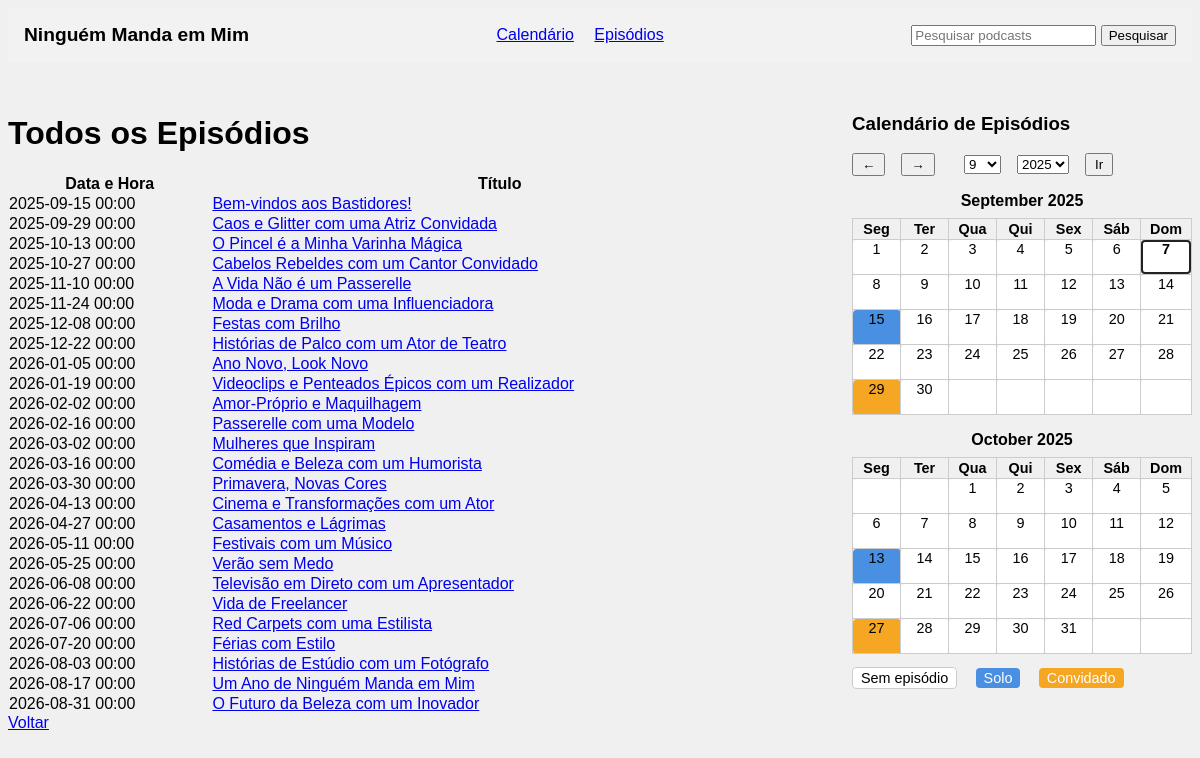
Before: /all_episodes with the older database file.
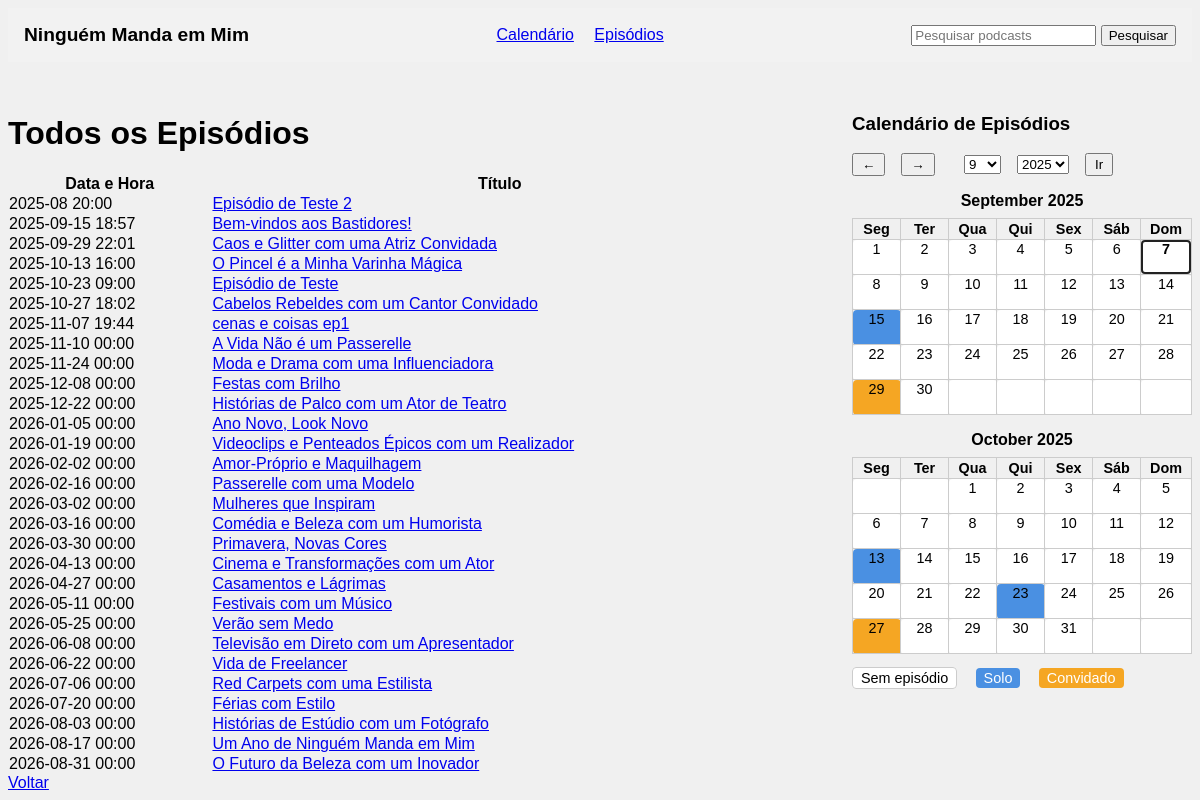
After: the same page with the newer database file.
### tables this page shows
CREATE TABLE episodes (
        id INTEGER PRIMARY KEY AUTOINCREMENT,
        podcast_id INTEGER,
        title TEXT NOT NULL,
        description TEXT,
        scheduled_date TIMESTAMP,
        type TEXT,
        guest TEXT,
        theme TEXT,
        announcement TEXT,
        FOREIGN KEY(podcast_id) REFERENCES podcasts(id)
    );

### routes/podcast_routes.py (the view)
@podcast_bp.route('/all_episodes')
def all_episodes():
    date_filter = request.args.get('date')
    conn = sqlite3.connect(DB_PATH)
    cursor = conn.cursor()
    try:
        if date_filter:
            cursor.execute('SELECT id, scheduled_date, title FROM episodes WHERE scheduled_date LIKE ? ORDER BY scheduled_date ASC', (f'{date_filter}%',))
        else:
            cursor.execute('SELECT id, scheduled_date, title FROM episodes ORDER BY scheduled_date ASC')
        episodes = [{'id': eid, 'scheduled_date': sd, 'title': t} for eid, sd, t in cursor.fetchall()]
    except sqlite3.OperationalError:
        episodes = []
    conn.close()
    return render_template('all_episodes.html', episodes=episodes)

### app.py (called while the page is built)
@app.context_processor
def inject_today():
    return dict(today=date.today())

def jinja_strftime(value, fmt='%Y-%m-%d'):
    return value.strftime(fmt) if value else ''

### routes/podcast_routes.py (called while the page is built)
@podcast_bp.context_processor
def inject_calendar():
    from datetime import date
    today = date.today()
    offset = 0
    nav = request.args.get('calnav')
    jump_month = request.args.get('jump_month')
    jump_year = request.args.get('jump_year')
    if nav == 'prev':
        offset = int(request.args.get('offset', 0)) - 1
    elif nav == 'next':
        offset = int(request.args.get('offset', 0)) + 1
    elif nav == 'jump' and jump_month and jump_year:
        return {'calendar_months': get_calendar_data(0, jump_month, jump_year), 'offset': 0}
    else:
        offset = int(request.args.get('offset', 0))
    calendar_months = get_calendar_data(offset)
    return dict(calendar_months=calendar_months, offset=offset, today=today)

### templates/all_episodes.html (shortened to what this page needs)
<!DOCTYPE html>
<html lang="en">
<head>
    <link rel="stylesheet" href="/static/custom.css">
</head>
<body>
    {% include 'menu.html' %}
    <div style="display:flex; flex-direction:row; align-items:flex-start;">
        <div style="flex:1;">
            <h1>Todos os Episódios</h1>
            <table style="width:100%; border-collapse:collapse;">
                <thead>
                    <tr>
                        <th>Data e Hora</th>
                        <th>Título</th>
                    </tr>
                </thead>
                <tbody>
                    {% for episode in episodes %}
                    <tr>
                        <td>{{ episode.scheduled_date|replace('T', ' ') }}</td>
                        <td>
                            <a href="/episode/{{ episode.id }}">{{ episode.title }}</a>
                        </td>
                    </tr>
                    {% endfor %}
                </tbody>
            </table>
            <a href="/">Voltar</a>
        </div>
        <div style="margin-left:2em;">
            {% include 'calendar.html' %}
        </div>
    </div>
</body>
</html>

### templates/menu.html
<nav style="background: #f2f2f2; padding: 1em; margin-bottom: 2em; display: flex; justify-content: space-between; align-items: center;">
    <span style="font-weight: bold; font-size: 1.2em;">Ninguém Manda em Mim</span>
    <div>
    <a href="/calendar_view">Calendário</a>
    <a href="/all_episodes" style="margin-left:1em;">Episódios</a>
    </div>
    <form action="/search" method="get" style="margin: 0;">
        <input type="text" name="q" placeholder="Pesquisar podcasts">
        <button type="submit">Pesquisar</button>
    </form>
</nav>

### templates/calendar.html (shortened to what this page needs)
{% set colors = {'none': '#fff', 'solo': '#4a90e2', 'guest': '#f5a623'} %}
<div style="width:340px; margin-left:2em;">
    <h3>Calendário de Episódios</h3>
    <form method="get" action="" style="margin-bottom:1em; display:flex; gap:1em; align-items:center;">
        <button type="submit" name="calnav" value="prev" style="padding:2px 8px;">&#8592;</button>
        <button type="submit" name="calnav" value="next" style="padding:2px 8px;">&#8594;</button>
        <select name="jump_month" style="margin-left:1em;">
            {% for m in range(1,13) %}
            <option value="{{ m }}"{% if m == today.month %} selected{% endif %}>{{ m }}</option>
            {% endfor %}
        </select>
        <select name="jump_year">
            {% for y in range(today.year-2, today.year+3) %}
            <option value="{{ y }}"{% if y == today.year %} selected{% endif %}>{{ y }}</option>
            {% endfor %}
        </select>
        <button type="submit" name="calnav" value="jump" style="padding:2px 8px;">Ir</button>
    </form>
    <div style="display:block;">
        {% for month in calendar_months %}
        <table style="border-collapse:collapse; width:100%; margin-bottom:1em;">
            <caption style="font-weight:bold; margin-bottom:0.5em;">
                <a href="/calendar_view?mode=month&date={{ month['year'] }}-{{ '%02d' % month['num'] }}-01" style="color:inherit; text-decoration:none;">
                    {{ month['name'] }} {{ month['year'] }}
                </a>
            </caption>
            <thead>
                <tr>
                    {% for d in ['Seg', 'Ter', 'Qua', 'Qui', 'Sex', 'Sáb', 'Dom'] %}
                    <th style="padding:2px; font-size:0.9em; border:1px solid #ccc;">{{ d }}</th>
                    {% endfor %}
                </tr>
            </thead>
            <tbody>
                {% for week in month['weeks'] %}
                <tr>
                    {% for day in week %}
                    {% set info = day['info'] %}
                    {% set is_today = day['date'] and day['date'] == today %}
                    {% set cell_style = "width:32px; height:32px; text-align:center; background:%s; border:1px solid #ccc; border-radius:4px; font-size:0.9em;" % colors[info] %}
                    {% if is_today %}
                        {% set cell_style = cell_style + ' box-shadow:0 0 0 2px #222 inset; font-weight:bold;' %}
                    {% endif %}
                    <td style="{{ cell_style }}" title="{% if day['episode'] %}{{ day['episode'] }}{% endif %}">
                        {% if day['date'] %}
                            <a href="/calendar_view?mode=day&date={{ day['date']|strftime('%Y-%m-%d') }}" style="display:flex; align-items:center; justify-content:center; color:inherit; text-decoration:none; width:100%; height:100%;">
                                <span style="display:inline-block; width:100%; height:100%; text-align:center; vertical-align:middle;">{{ day['date'].day }}</span>
                            </a>
                        {% endif %}
                    </td>
                    {% endfor %}
                </tr>
                {% endfor %}
            </tbody>
        </table>
        {% endfor %}
    </div>
    <div style="margin-top:1em; font-size:0.9em;">
        <span style="background:#fff; padding:2px 8px; border:1px solid #ccc; border-radius:4px;">Sem episódio</span>
        <span style="background:#4a90e2; color:#fff; padding:2px 8px; border-radius:4px; margin-left:1em;">Solo</span>
        <span style="background:#f5a623; color:#fff; padding:2px 8px; border-radius:4px; margin-left:1em;">Convidado</span>
    </div>
</div>

### static/custom.css (style rules this page uses)
body { font-family: Arial, sans-serif; background-color: #f0f0f0; }

Changed rows visible on the page:
added episodes: scheduled_date "2025-08 20:00", title "Episódio de Teste 2", shown under "Todos os Episódios"
changed episodes "Bem-vindos aos Bastidores!": scheduled_date "2025-09-15 00:00" → "2025-09-15 18:57"
changed episodes "Caos e Glitter com uma Atriz Convidada": scheduled_date "2025-09-29 00:00" → "2025-09-29 22:01"
changed episodes "O Pincel é a Minha Varinha Mágica": scheduled_date "2025-10-13 00:00" → "2025-10-13 16:00"
added episodes: scheduled_date "2025-10-23 09:00", title "Episódio de Teste", date.day "23"
changed episodes "Cabelos Rebeldes com um Cantor Convidado": scheduled_date "2025-10-27 00:00" → "2025-10-27 18:02"
added episodes: scheduled_date "2025-11-07 19:44", title "cenas e coisas ep1", shown under "Todos os Episódios"
Other visible differences:
list line gone: "23"
